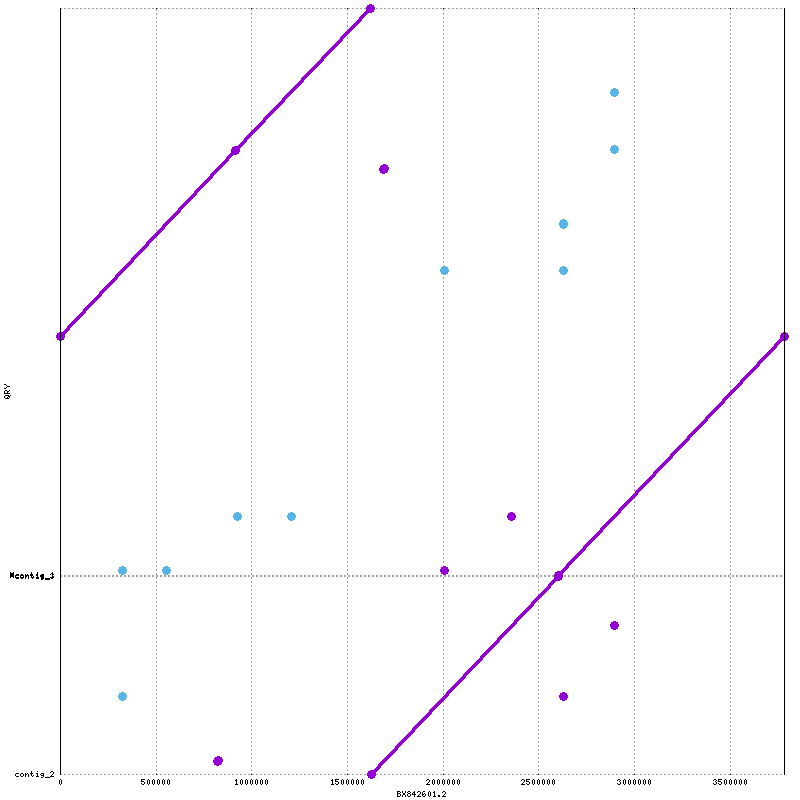

Generate this figure with gnuplot:
set terminal png tiny size 800,800
set output "out.png"
set ytics ( \
 "contig_2" 1, \
 "*contig_3" 978107, \
 "*contig_1" 978885, \
 "" 3775517 \
)
set size 1,1
set grid
unset key
set border 10
set tics scale 0
set xlabel "BX842601.2"
set ylabel "QRY"
set format "%.0f"
set mouse format "%.0f"
set mouse mouseformat "[%.0f, %.0f]"
if(GPVAL_VERSION < 5) set mouse clipboardformat "[%.0f, %.0f]"
set xrange [1:3782950]
set yrange [1:3775517]
set style line 1  lt 1 lw 3 pt 6 ps 1
set style line 2  lt 3 lw 3 pt 6 ps 1
set style line 3  lt 2 lw 3 pt 6 ps 1
plot \
 "out.fplot" title "FWD" w lp ls 1, \
 "out.rplot" title "REV" w lp ls 2
